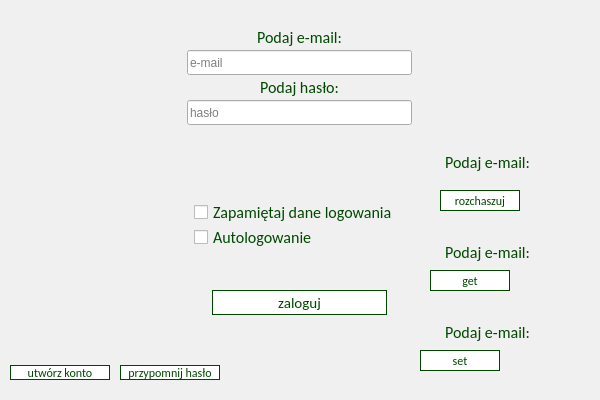
<?xml version="1.0" encoding="UTF-8"?>
<ui version="4.0">
 <class>LogWin</class>
 <widget class="QMainWindow" name="LogWin">
  <property name="enabled">
   <bool>true</bool>
  </property>
  <property name="geometry">
   <rect>
    <x>0</x>
    <y>0</y>
    <width>600</width>
    <height>400</height>
   </rect>
  </property>
  <property name="minimumSize">
   <size>
    <width>600</width>
    <height>400</height>
   </size>
  </property>
  <property name="maximumSize">
   <size>
    <width>600</width>
    <height>400</height>
   </size>
  </property>
  <property name="windowTitle">
   <string>WiP - logowanie</string>
  </property>
  <property name="styleSheet">
   <string notr="true">QMainWindow {
background: rgb(240, 240, 240);
}

QPushButton#LogWin_Button_log{
 background-color: white;
 border: 1px solid rgb(0, 72, 0);
 font-family: Calibri; 
color: rgb(0, 72, 0); 
font-size: 15px;
}

QPushButton:pressed#LogWin_Button_log{ 
background-color: rgb(0, 72, 0); 
font-family: Calibri;
 color: rgb(240, 240, 240);
font-size: 15px; 
font-weight: 700;
}

QPushButton{
 background-color: white;
 border: 1px solid rgb(0, 72, 0);
 font-family: Calibri; 
color: rgb(0, 72, 0); 
font-size: 12px;
}

QPushButton:pressed{ 
background-color: rgb(0, 72, 0); 
font-family: Calibri;
 color: rgb(240, 240, 240);
font-size: 12px; 
font-weight: 700;
}

QLabel{ 
color:  rgb(0, 72, 0); 
font-family: Calibri; 
font-size: 16px;
}

QLabel#LogWin_Text_redallert{ 
color:  rgb(227, 6,19); 
font-family: Calibri; 
font-size: 16px;
}

QCheckBox{ 
color:  rgb(0, 72, 0); 
font-family: Calibri; 
font-size: 16px;
}

QCheckBox:disabled{ 
color:  rgb(170, 170, 170); 
font-family: Calibri; 
font-size: 16px;
}



/*QPushButton:disabled{ background-color: yellow; }*/
/*QPushButton:focus:pressed{ background-color: black; }*/
/*QPushButton:focus{ background-color: green; }*/
/*QPushButton:hover{ background-color: red; }*/
/*QPushButton:checked{ background-color: pink; }*/</string>
  </property>
  <property name="dockOptions">
   <set>QMainWindow::AllowTabbedDocks</set>
  </property>
  <widget class="QWidget" name="centralwidget">
   <widget class="QLabel" name="LogWin_Text_log">
    <property name="geometry">
     <rect>
      <x>212</x>
      <y>25</y>
      <width>175</width>
      <height>25</height>
     </rect>
    </property>
    <property name="text">
     <string>Podaj e-mail:</string>
    </property>
    <property name="alignment">
     <set>Qt::AlignCenter</set>
    </property>
   </widget>
   <widget class="QPushButton" name="LogWin_Button_log">
    <property name="geometry">
     <rect>
      <x>212</x>
      <y>290</y>
      <width>175</width>
      <height>25</height>
     </rect>
    </property>
    <property name="text">
     <string>zaloguj</string>
    </property>
   </widget>
   <widget class="QLabel" name="LogWin_Text_pswd">
    <property name="geometry">
     <rect>
      <x>212</x>
      <y>75</y>
      <width>175</width>
      <height>25</height>
     </rect>
    </property>
    <property name="text">
     <string>Podaj hasło:</string>
    </property>
    <property name="alignment">
     <set>Qt::AlignCenter</set>
    </property>
   </widget>
   <widget class="QPushButton" name="LogWin_Button_reg">
    <property name="geometry">
     <rect>
      <x>10</x>
      <y>365</y>
      <width>100</width>
      <height>15</height>
     </rect>
    </property>
    <property name="text">
     <string>utwórz konto</string>
    </property>
   </widget>
   <widget class="QPushButton" name="LogWin_Button_pswdrmd">
    <property name="geometry">
     <rect>
      <x>120</x>
      <y>365</y>
      <width>100</width>
      <height>15</height>
     </rect>
    </property>
    <property name="text">
     <string>przypomnij hasło</string>
    </property>
   </widget>
   <widget class="QLineEdit" name="LogWin_Edit_log">
    <property name="geometry">
     <rect>
      <x>187</x>
      <y>50</y>
      <width>225</width>
      <height>25</height>
     </rect>
    </property>
    <property name="inputMask">
     <string/>
    </property>
    <property name="text">
     <string/>
    </property>
    <property name="maxLength">
     <number>32767</number>
    </property>
    <property name="placeholderText">
     <string>e-mail</string>
    </property>
   </widget>
   <widget class="QLineEdit" name="LogWin_Edit_pswd">
    <property name="geometry">
     <rect>
      <x>187</x>
      <y>100</y>
      <width>225</width>
      <height>25</height>
     </rect>
    </property>
    <property name="inputMask">
     <string/>
    </property>
    <property name="maxLength">
     <number>32767</number>
    </property>
    <property name="placeholderText">
     <string>hasło</string>
    </property>
   </widget>
   <widget class="QCheckBox" name="LogWin_CheckBox_logdata">
    <property name="geometry">
     <rect>
      <x>194</x>
      <y>200</y>
      <width>210</width>
      <height>25</height>
     </rect>
    </property>
    <property name="text">
     <string>Zapamiętaj dane logowania</string>
    </property>
   </widget>
   <widget class="QCheckBox" name="LogWin_CheckBox_autolog">
    <property name="geometry">
     <rect>
      <x>194</x>
      <y>225</y>
      <width>210</width>
      <height>25</height>
     </rect>
    </property>
    <property name="text">
     <string>Autologowanie</string>
    </property>
   </widget>
   <widget class="QLabel" name="LogWin_Text_redallert">
    <property name="geometry">
     <rect>
      <x>187</x>
      <y>138</y>
      <width>230</width>
      <height>50</height>
     </rect>
    </property>
    <property name="text">
     <string/>
    </property>
    <property name="alignment">
     <set>Qt::AlignHCenter|Qt::AlignTop</set>
    </property>
    <property name="wordWrap">
     <bool>true</bool>
    </property>
   </widget>
   <widget class="QPushButton" name="set">
    <property name="geometry">
     <rect>
      <x>420</x>
      <y>350</y>
      <width>80</width>
      <height>21</height>
     </rect>
    </property>
    <property name="text">
     <string>set</string>
    </property>
   </widget>
   <widget class="QLabel" name="moje">
    <property name="geometry">
     <rect>
      <x>400</x>
      <y>320</y>
      <width>175</width>
      <height>25</height>
     </rect>
    </property>
    <property name="text">
     <string>Podaj e-mail:</string>
    </property>
    <property name="alignment">
     <set>Qt::AlignCenter</set>
    </property>
   </widget>
   <widget class="QPushButton" name="get">
    <property name="geometry">
     <rect>
      <x>430</x>
      <y>270</y>
      <width>80</width>
      <height>21</height>
     </rect>
    </property>
    <property name="text">
     <string>get</string>
    </property>
   </widget>
   <widget class="QLabel" name="moje_2">
    <property name="geometry">
     <rect>
      <x>400</x>
      <y>240</y>
      <width>175</width>
      <height>25</height>
     </rect>
    </property>
    <property name="text">
     <string>Podaj e-mail:</string>
    </property>
    <property name="alignment">
     <set>Qt::AlignCenter</set>
    </property>
   </widget>
   <widget class="QPushButton" name="get_2">
    <property name="geometry">
     <rect>
      <x>440</x>
      <y>190</y>
      <width>80</width>
      <height>21</height>
     </rect>
    </property>
    <property name="text">
     <string>rozchaszuj</string>
    </property>
   </widget>
   <widget class="QLabel" name="moje_3">
    <property name="geometry">
     <rect>
      <x>400</x>
      <y>150</y>
      <width>175</width>
      <height>25</height>
     </rect>
    </property>
    <property name="text">
     <string>Podaj e-mail:</string>
    </property>
    <property name="alignment">
     <set>Qt::AlignCenter</set>
    </property>
   </widget>
  </widget>
 </widget>
 <resources/>
 <connections/>
</ui>
